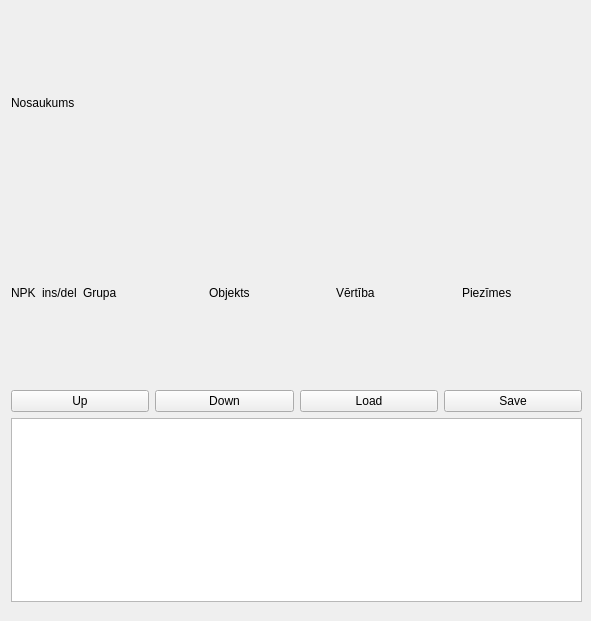
<?xml version="1.0" encoding="UTF-8"?>
<ui version="4.0">
 <class>ProcesSteps</class>
 <widget class="QWidget" name="ProcesSteps">
  <property name="windowModality">
   <enum>Qt::NonModal</enum>
  </property>
  <property name="geometry">
   <rect>
    <x>0</x>
    <y>0</y>
    <width>591</width>
    <height>621</height>
   </rect>
  </property>
  <property name="sizePolicy">
   <sizepolicy hsizetype="Maximum" vsizetype="Maximum">
    <horstretch>0</horstretch>
    <verstretch>0</verstretch>
   </sizepolicy>
  </property>
  <property name="minimumSize">
   <size>
    <width>0</width>
    <height>0</height>
   </size>
  </property>
  <property name="maximumSize">
   <size>
    <width>700</width>
    <height>900</height>
   </size>
  </property>
  <property name="windowTitle">
   <string>Form</string>
  </property>
  <widget class="QWidget" name="verticalLayoutWidget">
   <property name="geometry">
    <rect>
     <x>11</x>
     <y>11</y>
     <width>571</width>
     <height>591</height>
    </rect>
   </property>
   <layout class="QVBoxLayout" name="verticalLayout" stretch="1,1,10,1,1">
    <property name="sizeConstraint">
     <enum>QLayout::SetDefaultConstraint</enum>
    </property>
    <item>
     <layout class="QHBoxLayout" name="horizontalLayout_4">
      <item>
       <widget class="QLabel" name="label_Name">
        <property name="text">
         <string>Nosaukums</string>
        </property>
       </widget>
      </item>
     </layout>
    </item>
    <item>
     <layout class="QHBoxLayout" name="horizontalLayout_3" stretch="0,0,10,10,10,10">
      <item>
       <widget class="QLabel" name="label_Number">
        <property name="text">
         <string>NPK</string>
        </property>
       </widget>
      </item>
      <item>
       <widget class="QLabel" name="label_insdel">
        <property name="text">
         <string>ins/del</string>
        </property>
       </widget>
      </item>
      <item>
       <widget class="QLabel" name="label_Cmd">
        <property name="text">
         <string>Grupa</string>
        </property>
       </widget>
      </item>
      <item>
       <widget class="QLabel" name="label_5">
        <property name="text">
         <string>Objekts</string>
        </property>
       </widget>
      </item>
      <item>
       <widget class="QLabel" name="label_Value">
        <property name="text">
         <string>Vērtība</string>
        </property>
       </widget>
      </item>
      <item>
       <widget class="QLabel" name="label_CmdNotes">
        <property name="text">
         <string>Piezīmes</string>
        </property>
       </widget>
      </item>
     </layout>
    </item>
    <item>
     <layout class="QVBoxLayout" name="verticalLayout_2"/>
    </item>
    <item>
     <layout class="QHBoxLayout" name="horizontalLayout">
      <item>
       <widget class="QPushButton" name="pushButton_Up">
        <property name="minimumSize">
         <size>
          <width>0</width>
          <height>0</height>
         </size>
        </property>
        <property name="text">
         <string>Up</string>
        </property>
       </widget>
      </item>
      <item>
       <widget class="QPushButton" name="pushButton_Down">
        <property name="minimumSize">
         <size>
          <width>0</width>
          <height>0</height>
         </size>
        </property>
        <property name="text">
         <string>Down</string>
        </property>
       </widget>
      </item>
      <item>
       <widget class="QPushButton" name="pushButton_Load">
        <property name="minimumSize">
         <size>
          <width>0</width>
          <height>0</height>
         </size>
        </property>
        <property name="text">
         <string>Load</string>
        </property>
       </widget>
      </item>
      <item>
       <widget class="QPushButton" name="pushButton">
        <property name="minimumSize">
         <size>
          <width>0</width>
          <height>0</height>
         </size>
        </property>
        <property name="text">
         <string>Save</string>
        </property>
       </widget>
      </item>
     </layout>
    </item>
    <item>
     <layout class="QHBoxLayout" name="horizontalLayout_2">
      <item>
       <widget class="QTextEdit" name="textEdit_Notes"/>
      </item>
     </layout>
    </item>
   </layout>
  </widget>
 </widget>
 <resources/>
 <connections/>
</ui>
